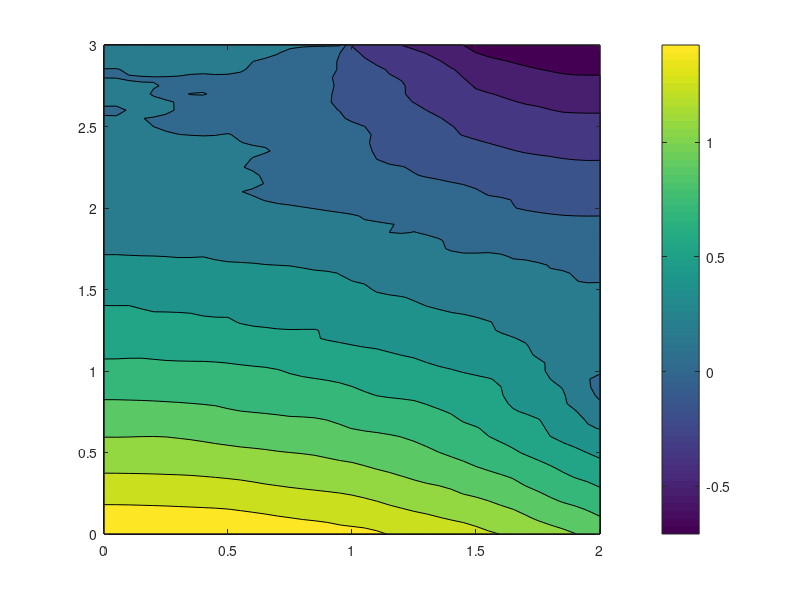

MATLAB code for this plot: (Note: this script raises an error after producing the figure.)
%% Contours of solutions to the coupled flow-transport in the (x,z) plane
% (random Ksat case)

close all; clear all;
itest=0; % 0=loam; 1=clay; 
levels=12;
if itest == 1
    disp('Beit Netofa clay')
    load solution_clay
else
    disp('slit loam')
    load solution_loam
end

figure;
contourf(x,y,p,levels); colorbar; colormap(flipud(parula)); 
xlabel('$x$','Interpreter','latex'); ylabel('$z$','Interpreter','latex');
title('$\psi(x,z,t)$','Interpreter','latex'); 

figure;
contourf(x,y,c,levels); colorbar; colormap(flipud(parula)); 
xlabel('$x$','Interpreter','latex'); ylabel('$z$','Interpreter','latex');
title('$c(x,z,t)$','Interpreter','latex'); 

figure;
contourf(x,y,tht,levels); colorbar; colormap(flipud(parula)); 
xlabel('$x$','Interpreter','latex'); ylabel('$z$','Interpreter','latex');
title('$\theta(x,z,t)$','Interpreter','latex'); 

figure
contourf(x,y,Vx,levels); colorbar; colormap(flipud(parula)); 
xlabel('$x$','Interpreter','latex'); ylabel('$z$','Interpreter','latex'); 
title('$q_x(x,z)$','Interpreter','latex'); 

figure
contourf(x,y,Vy,levels); colorbar; colormap(flipud(parula)); 
xlabel('$x$','Interpreter','latex'); ylabel('$z$','Interpreter','latex'); 
title('$q_z(x,z)$','Interpreter','latex'); 
